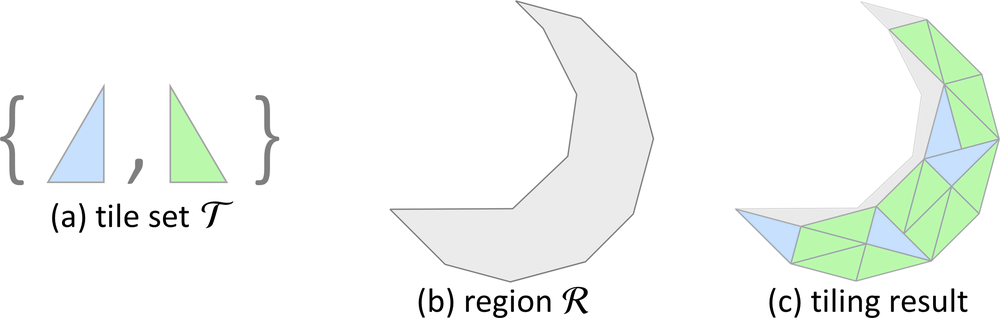
#> input picture images/problem.png, 1000 x 318 px, shrunk from 2466 x 785 before the run; its folder holds only this picture in this run
$ python -i shape_factory.py   (imports and definitions only)
#> lines starting #> are read from the running program, lines starting #| are printed output that depends on the picture; after the words box and inside, x2 and y2 are one past the last pixel; in counts of white or black regions, pixels touching at a corner belong together
import os
import cv2
import numpy as np
import copy
from shapely.geometry import Polygon

FILTER_EPS = 1e-5
def read_binary_image(file_path):
#> called with file_path = '../images/problem.png'
    img = cv2.imread(file_path)
#> img is the input picture: shape (318, 1000, 3); mean B, G, R 243.6, 247.1, 243
    gray = cv2.cvtColor(img, cv2.COLOR_BGR2GRAY)
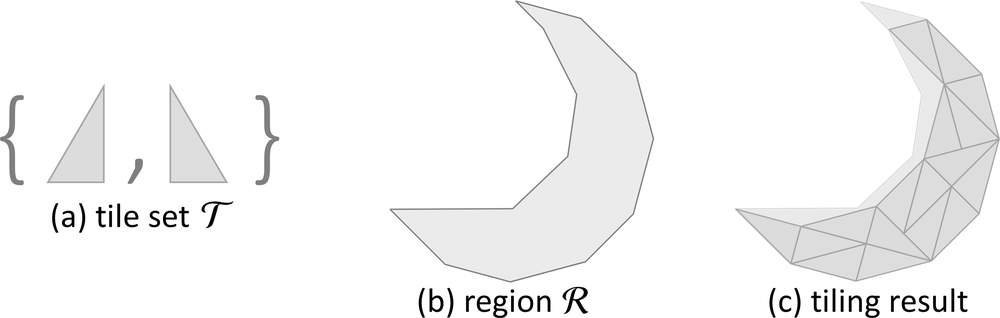
#> gray: shape (318, 1000); min 0, max 255, mean 245.5
    gray = 255 - gray
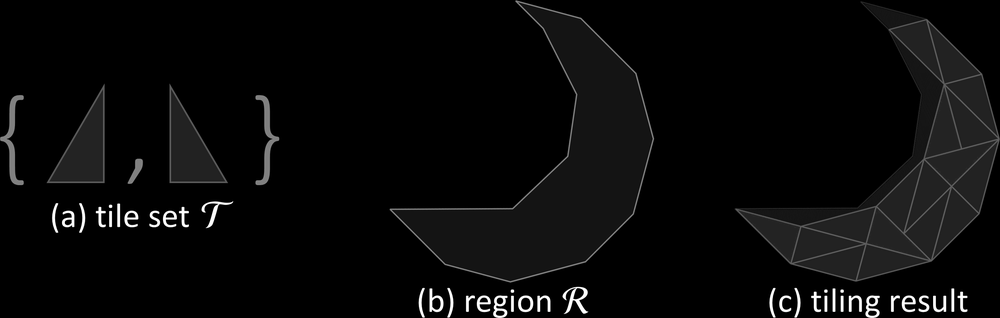
#> gray: shape (318, 1000); min 0, max 255, mean 9.5
    ret, binary = cv2.threshold(gray, 50, 255, cv2.THRESH_BINARY)
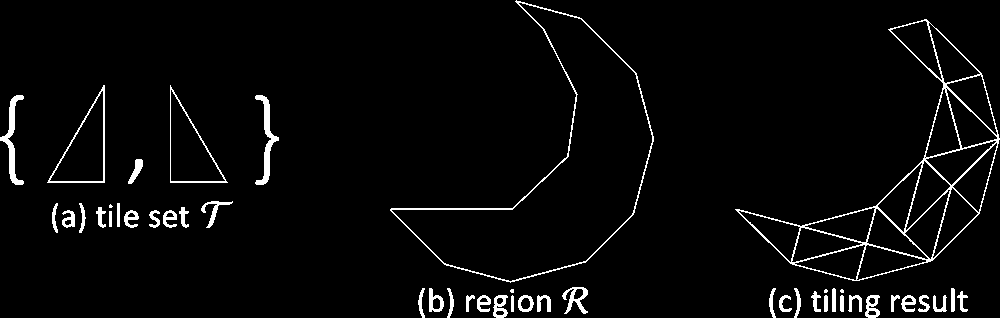
#> binary: shape (318, 1000); 3.6% white; 47 white regions (4 under 20 px)
    contours, hierarchy = cv2.findContours(binary, cv2.RETR_TREE, cv2.CHAIN_APPROX_SIMPLE)
#> contours = 81 contours, 6 with area under 20; largest, box (x1, y1, x2, y2) and area: (390, 0, 654, 283) 27215, (391, 2, 653, 282) 26484, (735, 19, 1000, 281) 22389, (47, 85, 105, 183) 2793, (170, 85, 228, 183) 2734
    print(f"contour of {file_path} : {len(contours)}")
#| contour of ../images/problem.png : 81

    filtered_contour = []
    polygons_lists = [Polygon(np.array(contour).squeeze()) for contour in contours]
#> polygons_lists = 81 items

    ## CALCULATE THERSHOLD BY MAX AREA
    area_lists = map(lambda contour_poly : contour_poly.area, polygons_lists)
    filter_thershold = max(area_lists) * FILTER_EPS
#> filter_thershold = 0.272
    filtered_polygon_lists = list(filter(lambda contour_poly : contour_poly.area > filter_thershold, polygons_lists))
#> filtered_polygon_lists = 81 items


    assert len(filtered_polygon_lists) > 0

    #### HERE ASSUME ONLY 1 exterior polygon
    max_index = np.argmax([polygon.area for polygon in filtered_polygon_lists])
#> max_index = 79
    exterior_polygon = filtered_polygon_lists.pop(max_index)
    exterior_polygon_coords = np.array(exterior_polygon.exterior.coords)
#> exterior_polygon_coords = 286 pairs, first value 390 to 653, second value 0 to 282
    interior_polygons_coords = [np.array(interior_polygon.exterior.coords) for interior_polygon in  filtered_polygon_lists]
#> interior_polygons_coords = 80 point arrays, longest 303 points

    return exterior_polygon_coords, interior_polygons_coords


def export_contour_as_text(output_path, contours):
    exterior_polygon_coords, interior_polygons_coords = contours
    with open(output_path, 'w') as file:
        print(*['{0} {1}'.format(x, y) for x, y in exterior_polygon_coords], sep=',', file=file)
        for interior_polygon_coords in interior_polygons_coords:
            print(*['{0} {1}'.format(x, y) for x, y in interior_polygon_coords], sep=',', file=file)


def transform_all_binary_images(root_path):
    if os.path.isdir(root_path):
        # process the whole directory
        files = os.listdir(root_path)
        files = [file for file in files if file[0] != '.' and file[:2] != '__']
        for file in files:
            try:
                transform_all_binary_images(os.path.join(root_path, file))
            except:
                continue
    elif os.path.isfile(root_path):
        target_contour_name = root_path[:-4] + '.txt'
        if '.txt' not in root_path and not os.path.exists(target_contour_name):
            export_contour_as_text(target_contour_name, read_binary_image(root_path))
    else:
        raise FileNotFoundError('Invalid Filename')


# [2 lines not run here, left out]

>>> result = read_binary_image('../images/problem.png')
#> result = 2 point arrays, longest 286 points
